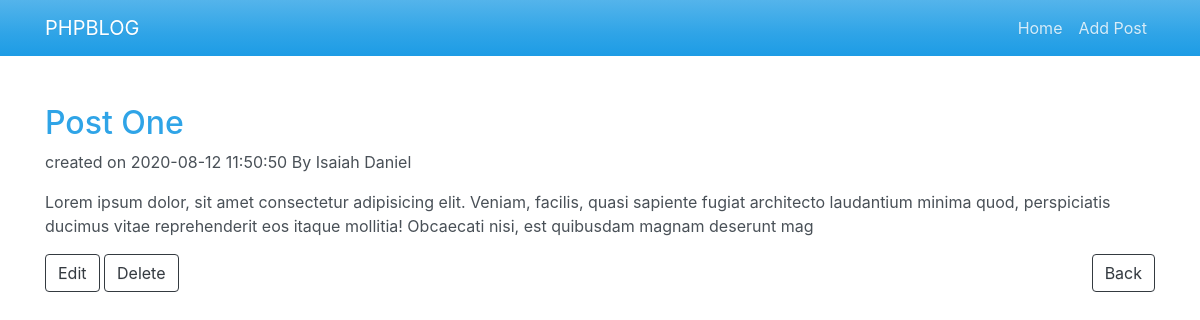
The page /post.php?id=1 on the database its author committed.
### tables this page shows
CREATE TABLE `posts` (
  `id` int(11) NOT NULL,
  `title` varchar(255) NOT NULL,
  `body` varchar(255) NOT NULL,
  `author` varchar(255) NOT NULL,
  `created_at` timestamp NOT NULL DEFAULT current_timestamp()
);

### post.php (the view, shortened to what this page needs)
<?php include 'includes/header.php' ?>
    <section class="container mt-5">
        <?php
            if (isset($_GET['id'])) {
                $post_id = $_GET['id'];
                $query = mysqli_query($db, "SELECT * FROM posts WHERE id = {$post_id}");
                $post = mysqli_fetch_assoc($query);
            }
        ?>
        <h2><?php echo $post['title']; ?></h2>
        <p>created on <?php echo $post['created_at']; ?> By <?php echo $post['author']; ?></p>
        <p><?php echo $post['body']; ?></p>
        <a href="edit.php?edit_id=<?php echo $post_id; ?>" class="btn btn-outline-dark">Edit</a>
        <a href="post.php?delete=<?php echo $post_id; ?>" class="btn btn-outline-dark">Delete</a>
        <a href="index.php" class="btn btn-outline-dark float-right">Back</a>
<?php include 'includes/footer.php' ?>

### rows shown on the page
posts: title "Post One", created_at "2020-08-12 11:50:50", author "Isaiah Daniel", body "Lorem ipsum dolor, sit amet consectetur adipisicing elit. Veniam, facilis, quasi sapiente fugiat architecto laudantium minima quod, perspiciatis ducimus vitae reprehenderit eos itaque mollitia! Obcaecati nisi, est quibusdam magnam deserunt mag"
